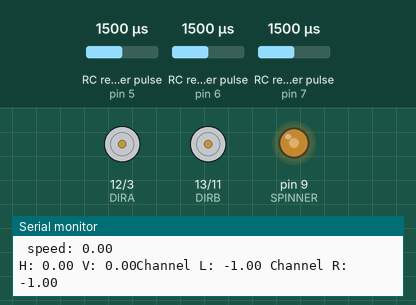
A sketch run on a simulated Arduino Uno, built with avr-gcc and run on an emulated ATmega328P. Parts: direction and speed pins drawn as motors (green arrow = direction pin HIGH = forward, orange = LOW = backward, longer = more drive), output pins drawn as LEDs (lit = HIGH), the last lines printed to the serial monitor. Wiring (inferred from the names in the program): 3 × RC receiver channel: data pin 5 / data pin 6 / data pin 7. The inputs (shaded band) are chosen by the test bench; at power-on: RC receiver pulse (sensors on pin 6, pin 7, pin 5) 1500 µs.

Above: at 1.2 s.
1.3 s: RC receiver pulse (sensor on pin 6) set to 1020 µs
At 2.7 s:
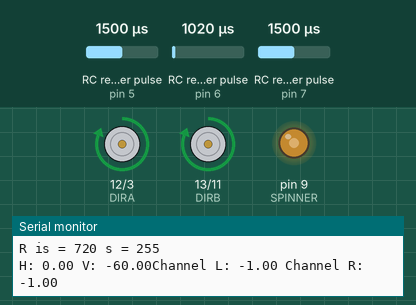
3.0 s: RC receiver pulse (sensor on pin 7) set to 1020 µs
At 3.4 s:
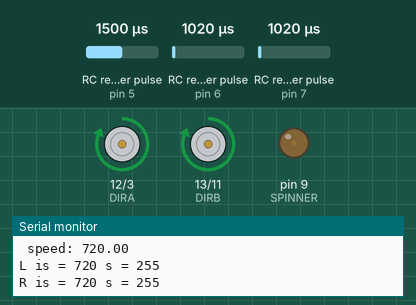
4.5 s: RC receiver pulse (sensor on pin 6) set to 1500 µs
At 5.8 s:
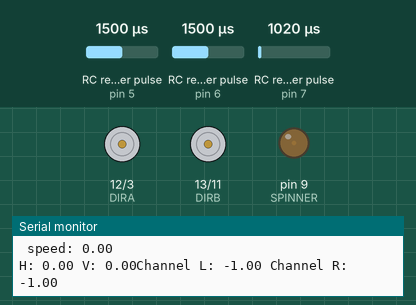
6.1 s: RC receiver pulse (sensor on pin 6) set to 1250 µs
At 6.6 s:
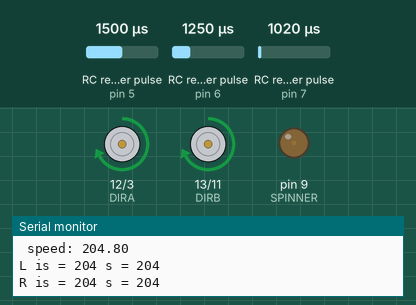
7.7 s: RC receiver pulse (sensor on pin 5) set to 1020 µs
At 9.0 s:
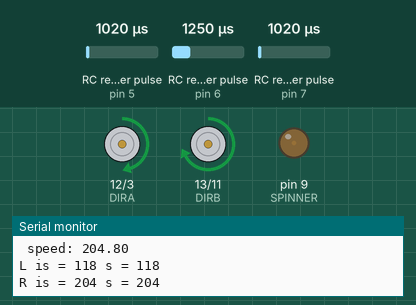
9.3 s: RC receiver pulse (sensor on pin 5) set to 1250 µs
At 10.3 s:
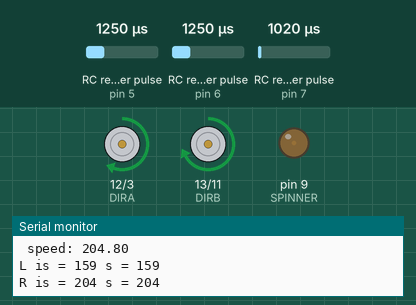
Timing chart, 0 to 11.9 s (numbered marks = the images above; inputs shaded):
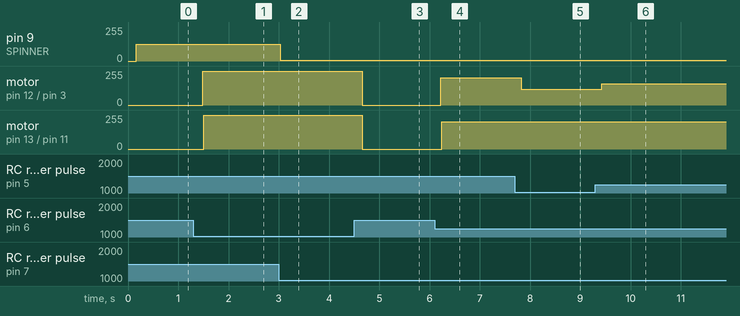

The sketch:

TankBotSpinner.ino
```cpp
int lctrl_mag; // Here's where we'll keep our channel values
int rctrl_mag;

#define CW 0
#define CCW 1

/* matt reilly and Ben Reilly
 * to running our ardumoto bots
 *
 * one stick control for an ardumoto.
 * Right stick controls activate pin 6 (up/down)
 * and pin 5 (right left).
 *
 * Controls work like this:
 *
 *  Speed is proportional to stick's distance from the center.
 *
 *  Direction is related to the angle the stick makes with a vertical
 *  line pointing away from the operator.
 *
 *  Clockwise angles are +, counterclockwise angles are -
 *
 *
 *       angle      direction
 *         0            forward
 *      +/-180          backward
 *       0..+80         forward turn right
 *      85..95         dead stop
 *     -80..0           forward turn left
 *     100..180         backup to right
 *    -100..180         backup to left
 *     -85..-95        dead stop
 *
 *  Output pulse <deviation from 1500 uSec> for left and right wheel is determined by
 *  two parts -- speed and ratio of V and H channels.
 *
 *  Call the right pulse width R and the left pulse width L.
 *
 *  For the upper right quadrant, the ratio of the deviation of the R and L
 *  channels follows a linear scheme
 *
 *  V is the difference between the V channel reading and 1500
 *  H is the difference between the H channel reading and 1500

 *  V >= 0, H >= 0
 *  dR / dL  =   1 for H = 0, V any value
 *               -1 for V/H = 5
 *
 *  for V/H > 5 dR = dL = 0
 *
 *  s = (V^2 + H^2) / (2 * MAX^2)
 *
 */

const byte H_CHAN = 5;
const byte V_CHAN = 6;
const byte SP_CHAN = 7;

// motor pins for ardumoto shield
const byte PWMA = 3;
const byte PWMB = 11;
const byte DIRA = 12;
const byte DIRB = 13;

// enable the spinner motor
// this is also an analog pin
const byte SPINNER = 9;

#define LMOTOR 0
#define RMOTOR 1

void setup() {

  pinMode(H_CHAN, INPUT); // Set our input pins as such
  pinMode(V_CHAN, INPUT);
  pinMode(SP_CHAN, INPUT);

  pinMode(SPINNER, OUTPUT);

  setupArdumoto();
  Serial.begin(9600);
}

// was 1960 -- no idea why.
//#define NEUTRAL 1500
#define NEUTRAL 1500
// was 3, tried 2 -- three is better?
#define DIVSHIFT 3

void loop() {

  // first, manage the spinner.
  int s_mag = pulseIn(SP_CHAN, HIGH, 25000); // the spinner
  // s_mag ranges from 0 to 1000
  // divide it by 4
  int speed = (s_mag - 1000) >> 2;
  if(speed > 255) speed = 255;
  if(speed < 0) speed = 0;
  analogWrite(SPINNER, speed);


  int v_mag = pulseIn(V_CHAN, HIGH, 25000); // Read the pulse width of
  int h_mag = pulseIn(H_CHAN, HIGH, 25000); // each channel

  float v = ((v_mag - NEUTRAL) >> DIVSHIFT);
  float h = ((h_mag - NEUTRAL) >> DIVSHIFT);

  // don't know why but left turns seem to be
  // a bit too snappy
  // unless we trim the gain a bit...
  // h = h * ((h > 0) ? 0.66 : 0.5);
  h = h * 0.25;
  if((v_mag == 0) || (h_mag == 0)) {
    v = 0.0;
    h = 0.0;
  }

  if(fabs(v) < 2.0) v = 0.0;
  if(fabs(h) < 2.0) h = 0.0;

  float spd;
  // spd = 0.1 * (v * v + h * h);
  spd = 0.2 * v * v;

  if(spd < 10) spd = 0.0;
  if(fabs(h) > (5.0 * fabs(v))) spd = 0.0;

  float l, r;

  // there is no radio attached...
  if (h < -200) spd = 0.0;
  if (v < -200) spd = 0.0;

  float sspd = sqrt(spd) + 0.001;

  // first assume we are in the upper right quadrant.
  l = 1.0;
  r = 1.0 - 0.4 * fabs(h / sspd);
  if(r < -1.0) r = -1.0;

  if(v > 0) {
    // moving forward
    if(h > 0) {
      // upper right
    }
    else {
      // upper left
      float tmp = l;
      l = r;
      r = tmp;
    }
  }
  else {
    if(h > 0) {
      // lower right
      l = -l;
      r = -r;
    }
    else {
      // lower left
      float tmp = -l;
      l = -r;
      r = tmp;
    }
  }
  Serial.print("H: "); Serial.print(h); Serial.print(" V: "); Serial.print(v);
  Serial.print("Channel L: ");
  Serial.print(l);

  Serial.print(" Channel R: ");
  Serial.println(r);

  Serial.print(" speed: ");
  Serial.println(spd);


  l = l * spd;
  r = r * spd;

  if(spd > 0.0) {
    int is = ((int)(fabs(l)));
    byte s = (is > 255) ? 255 : ((byte) is);
    Serial.print("L is = "); Serial.print(is); Serial.print(" s = "); Serial.println(s);
    if(l < -10) {
      driveArdumoto(LMOTOR, CCW, s);
    }
    else if(l > 10) {
      driveArdumoto(LMOTOR, CW, s);
    }
    else {
      stopArdumoto(LMOTOR);
    }

    is = ((int) (fabs(r)));
    s = (is > 255) ? 255 : ((byte) is);
    Serial.print("R is = "); Serial.print(is); Serial.print(" s = "); Serial.println(s);

    if (r < -10) {
      driveArdumoto(RMOTOR, CCW, s);
    }
    else if(r > 10) {
      driveArdumoto(RMOTOR, CW, s);
    }
    else {
      stopArdumoto(RMOTOR);
    }
  }
  else {
      stopArdumoto(LMOTOR);
      stopArdumoto(RMOTOR);
  }

  delay(100); // I put this here just to make the terminal
              // window happier
}

void driveArdumoto(byte motor, byte dir, byte spd)
{
    if(motor == LMOTOR) {
      digitalWrite(DIRA, dir);
      analogWrite(PWMA, spd);
    }
    else if(motor == RMOTOR) {
      digitalWrite(DIRB, dir);
      analogWrite(PWMB, spd);
    }
}

void stopArdumoto(byte motor)
{
  driveArdumoto(motor, 0, 0);
}


// setupArdumoto initialize all pins
void setupArdumoto()
{
  // All pins should be setup as outputs:
  pinMode(PWMA, OUTPUT);
  pinMode(PWMB, OUTPUT);
  pinMode(DIRA, OUTPUT);
  pinMode(DIRB, OUTPUT);

  // Initialize all pins as low:
  digitalWrite(PWMA, LOW);
  digitalWrite(PWMB, LOW);
  digitalWrite(DIRA, LOW);
  digitalWrite(DIRB, LOW);
}
```

Measured:
- after the input at 1.3 s, motor on pin 12 (DIRA) / pin 3 (PWMA): stopped → forward 255/255 after 0.19 s; motor on pin 13 (DIRB) / pin 11 (PWMB): stopped → forward 255/255 after 0.21 s
- after the input at 3.0 s, pin 9 (SPINNER): 125/255 → 5/255 at once
- after the input at 4.5 s, motor on pin 12 (DIRA) / pin 3 (PWMA), motor on pin 13 (DIRB) / pin 11 (PWMB): forward 255/255 → stopped after 0.16 s
- after the input at 6.1 s, motor on pin 12 (DIRA) / pin 3 (PWMA): stopped → forward 204/255 after 0.13 s; motor on pin 13 (DIRB) / pin 11 (PWMB): stopped → forward 204/255 after 0.15 s
- after the input at 7.7 s, motor on pin 12 (DIRA) / pin 3 (PWMA): forward 204/255 → forward 118/255 after 0.13 s
- after the input at 9.3 s, motor on pin 12 (DIRA) / pin 3 (PWMA): forward 118/255 → forward 159/255 after 0.13 s
